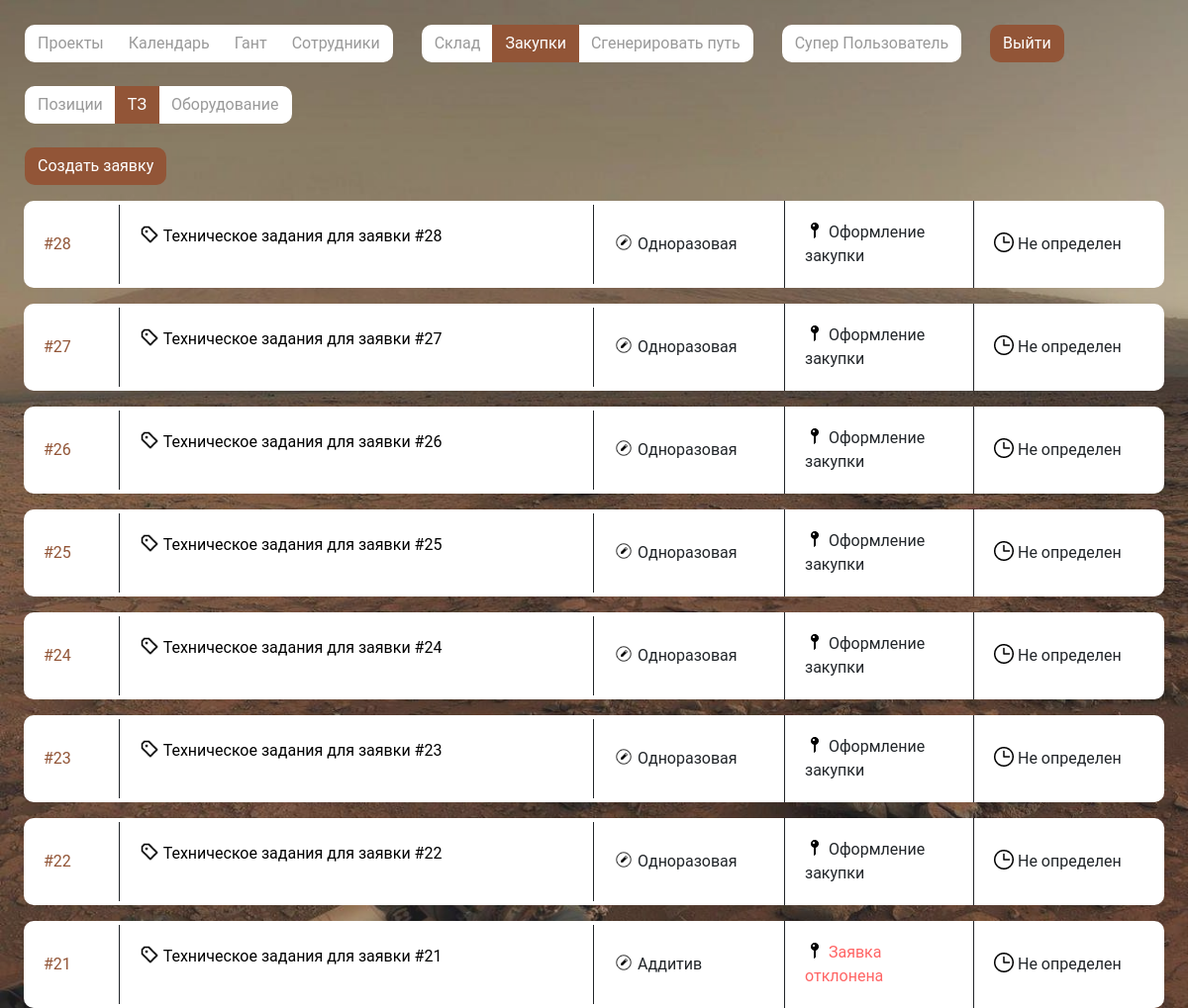
Page /mrp/purchase/purchase?type=technical_specification (signed in) on the committed database.
### mrp/models.py (models this page shows, shortened)
class ApplicationTechnicalSpecification(models.Model):
    payment_forms = (
        ('Постоплата', 'Постоплата'),
        ('30/70', '30/70'),
    )
    class Meta:
        db_table = "ApplicationTechnicalSpecifications"
        verbose_name = "Заявка с ТЗ"
        verbose_name_plural = "Заявки с ТЗ"
    purchase_topic = models.ForeignKey(verbose_name="Тема закупки", to="Purchase_topic", on_delete=models.PROTECT)
    creator = models.ForeignKey(verbose_name="Создатель", to=User, on_delete=models.PROTECT, null=True)
    status = models.ForeignKey(verbose_name="Статус", to="Status", on_delete=models.PROTECT)
    payment_form = models.CharField(verbose_name="Оплата", choices=payment_forms, max_length=100)
    technical_specification = models.FileField(verbose_name="Файл", upload_to='technical_specification/', blank=True, null=True)
    file_name = models.CharField(verbose_name="Имя файла", max_length=100, blank=True, null=True)
    provider = models.ForeignKey(to="Provider", verbose_name="Поставщик", on_delete=models.PROTECT)
    deadline = models.DateField(verbose_name="Срок поставки", blank=True, null=True)

class Purchase_topic(models.Model):
    class Meta:
        db_table = "Purchase topics"
        verbose_name = "Тема закупок"
        verbose_name_plural = "Темы закупок"
    title = models.CharField(verbose_name="Название", max_length=300)
    stage = models.IntegerField(verbose_name="Этап", blank=True)

class Status(models.Model):
    class Meta:
        db_table = "Statuses"
        verbose_name = "Статус"
        verbose_name_plural = "Статусы"
    title = models.CharField(verbose_name="Название", max_length=300)
    def __str__(self) -> str:
        return self.title

### mrp/views.py (the view, shortened to what this page needs)
# urls.py: path('purchase/<str:link>', purchase, name='purchase'),
def purchase(request, link):
    print(request.path)
    link_name = 'purchase'
    if link == "purchase":
        add_link_name = "add_application"
        print(link_name)
        user_info = {
            "AddLab": request.user.groups.filter(name='AddLab').exists() if request.user.is_authenticated else False,
            "CaramLab": request.user.groups.filter(name='Ceramist').exists() if request.user.is_authenticated else False,
            "PurS": request.user.groups.filter(name='purchasing_specialist').exists() if request.user.is_authenticated else False,
            "CanAddPath": request.user.groups.filter(name='adder_path').exists() if request.user.is_authenticated else False,
        }
        '''
        Функция отображения заявок на закупки
        По GET-запросу передается какой тип заявок отображать (по позициям (appl), по ТЗ (technical_specification), по оборудованию (equipment))
        '''
        types = request.GET.get("type", "appl")
        topics = Purchase_topic.objects.all()
        statuses = Status.objects.all()
        nav_state = {"projects": "",
                    "hant": "",
                    "calendar": "",
                    "employees": "",
                    "warehouse": "",
                    "purchase":  "active"
                    }
        if types == "appl":
            data = {
                "nav": nav_state,
                "appl": applications,
                "units": units,
                "status": statuses,
                "objects": obj_for_add,
                "topics": topics,
                "user_info": user_info,
                "units_by_obj": units_by_obj,
                "link_name": link_name,
                "add_link_name": add_link_name
            }
            return render(request, "purchase.html", data)
        else:
            applications = ApplicationTechnicalSpecification.objects.all().order_by("-id")
            data = {
                "nav": nav_state,
                "appl": applications,
                "status": statuses,
                "topics": topics,
                "user_info": user_info,
                "link_name": link_name,
                "add_link_name": add_link_name
            }
            return render(request, "purchase_t.html", data)

### mrp/models.py (called while the page is built)
    def __str__(self) -> str:
        return self.name

### templates/purchase_t.html (shortened to what this page needs)
{% extends "base.html" %}{% load static %}{% block content %}
<br>
<div class="btn-group mt-4" role="group" aria-label="Basic example">
  <a href="{% url "purchase" link_name%}" class="btn btn-custom">Позиции</a>
  <a href="{% url "purchase" link_name%}?type=technical_specification" class="btn btn-custom active">ТЗ</a>
  <a href="{% url "purchase" link_name%}?type=equipment" class="btn btn-custom">Оборудование</a>
</div>
<br>
<div class="btn-group mt-4" role="group" aria-label="Basic example">
  <a class="btn btn-custom active" alt="Добавить проект" id="myBtn">Создать заявку</a>
</div>
{% for a in appl %}
{% if a.status.id != 5 %}
<div class="card mt-3 mr-4 ml-4" style="max-width: 100%; width: auto">
  <div class="row no-gutters d-flex align-items-center" style="width: 100%">
    <div class="col-md-1" style="color: #925537">
      <div class="card-body">
        <a class="card-text" {% if user_info.PurS %} data-toggle="collapse"  href="#collapseInf{{a.id}}" role="button" aria-expanded="false" aria-controls="collapseExample" {% endif %} style="color: #925537">#{{a.id}}</a>
      </div>
    </div>
    <div
      class="col-md-5"
      style="border-right: 1px solid; border-left: 1px solid"
    >
      <div class="card-body" style="">
        <p class="card-text"><img src="{% static "img/bx_purchase-tag-alt.png" %}"
          width="20" height="20" alt="Оплата:">
         <a href="{% url "technical_specification" a.pk %}" download>Техническое задания для заявки #{{a.id}}</a>
        </p>
      </div>
    </div>
    <div class="col-md-2">
      <div class="card-body">
        <p class="card-text"><img src="{% static "img/material-symbols-light_draft-orders.png" %}"
          width="20" height="20" alt="Тема:"> {{a.purchase_topic.title}}</p>
      </div>
    </div>
    <div
      class="col-md-2"
      style="border-right: 1px solid; border-left: 1px solid"
    >
      <div class="card-body">
        <p class="card-text {% if a.status.id == 6 %} zq {% endif %}"><img src="{% static "img/dashicons_post-status.png" %}"
          width="20" height="20" alt="Статус:"> {{a.status}}</p>
      </div>
    </div>
    <div class="col-md-2">
      <div class="card-body">
        <p class="card-text">
          <img src="{% static "img/Vector.png" %}"
          width="20" height="20" alt="Примерная дата поставки:"> {% if a.deadline %}{{a.deadline | date:"d.m.Y"}} {% else %}Не
          определен{% endif %}
        </p>
      </div>
    </div>
  </div>
</div>
{% endif %}
{% endfor %}
{% endblock content %}

### templates/inc/_nav.html (shortened to what this page needs)
<div class="container mt-0 mr-0 ml-0" style="padding: 0">
  {% if user_info.AddLab %}
  <div class="btn-group" role="group" aria-label="Basic example">
    <a href="{% url "projects" %}" type="button" class="btn btn-custom {{nav.projects}}">Проекты</a>
    <a href="{% url "calendar" %}" type="button" class="btn btn-custom {{nav.calendar}}">Календарь</a>
    <a href="{% url "gantt" %}" type="button" class="btn btn-custom {{nav.hant}}">Гант</a>
    <a href="{% url "staff" %}" type="button" class="btn btn-custom {{nav.employees}}">Сотрудники</a>
  </div>
  <div class="btn-group" role="group" aria-label="Basic example">
    <a href="{% url "warehouse" %}" type="button" class="btn btn-custom {{nav.warehouse}}">Склад</a>
    <a href="{% url "purchase" "purchase"%}" type="button" class="btn btn-custom {{nav.purchase}}">Закупки</a>
    {% if user_info.CanAddPath %}
    <a href="{% url "gen_path" %}" type="button" class="btn btn-custom">Сгенерировать путь</a>
    {% endif %}
  </div>
  {% endif %}
  {% if user.is_authenticated %}
  <div class="btn-group" role="group" aria-label="Basic example">
  <a class="btn btn-custom">{{ user.first_name }} {{ user.last_name }} </a>
  </div>
  {% endif %}
  <div class="btn-group" role="group" aria-label="Basic example">
  {% if user.is_authenticated %}
  <form method="post" action="{% url 'logout' %}">
    <button type="submit" class="btn btn-custom active">Выйти</button>
  </form>
  {% else %}
  <form method="post" action="{% url 'login' %}">
    {% csrf_token %}
    <button type="submit" class="btn btn-custom active">Войти</button>
  </form>
  {% endif %}
</div>

### add_crm/static/css/main.css (style rules this page uses)
* { box-sizing: border-box; font-family: 'Roboto', sans-serif; list-style: none; margin: 0; outline: none; padding: 0; }
body { margin: 0; padding: 0; overflow-y: scroll; }
a { color: #000000; }
.btn-custom { border-radius: 10px; }
.btn-custom.active { background-color: #925537; color: white; }
.btn-custom:not(.active) { background-color: white; color: #50505095; }
.container, .container-md, .container-sm { max-width: 1512px; }
.btn-group { margin-left: 25px; margin-top: 25px; }
.card { position: relative; width: 100%; max-width: 360px; display: flex; padding: 0 0 0 0; flex-direction: column; align-items: center; border-radius: 10px !important; border: 0 !important; background: #FFF; align-self: stretch; margin-right: 50px; }
.containereg:before, .container:after { content: ""; display: block; clear: both; }
:root { --white: #fff; --divider: lightgrey; --body: #f5f7f8; }
.zq { color: #ff6464; }

### rows in the picture
ApplicationTechnicalSpecification: id "28", purchase_topic "Одноразовая", status "Оформление закупки", shows "Не определен"
ApplicationTechnicalSpecification: id "27", purchase_topic "Одноразовая", status "Оформление закупки", shows "Не определен"
ApplicationTechnicalSpecification: id "26", purchase_topic "Одноразовая", status "Оформление закупки", shows "Не определен"
ApplicationTechnicalSpecification: id "25", purchase_topic "Одноразовая", status "Оформление закупки", shows "Не определен"
ApplicationTechnicalSpecification: id "24", purchase_topic "Одноразовая", status "Оформление закупки", shows "Не определен"
ApplicationTechnicalSpecification: id "23", purchase_topic "Одноразовая", status "Оформление закупки", shows "Не определен"
ApplicationTechnicalSpecification: id "22", purchase_topic "Одноразовая", status "Оформление закупки", shows "Не определен"
ApplicationTechnicalSpecification: id "21", purchase_topic "Аддитив", status "Заявка отклонена", shows "Не определен"

### other values in the picture
{{ user.first_name }} "Супер"
{{ user.last_name }} "Пользователь"
